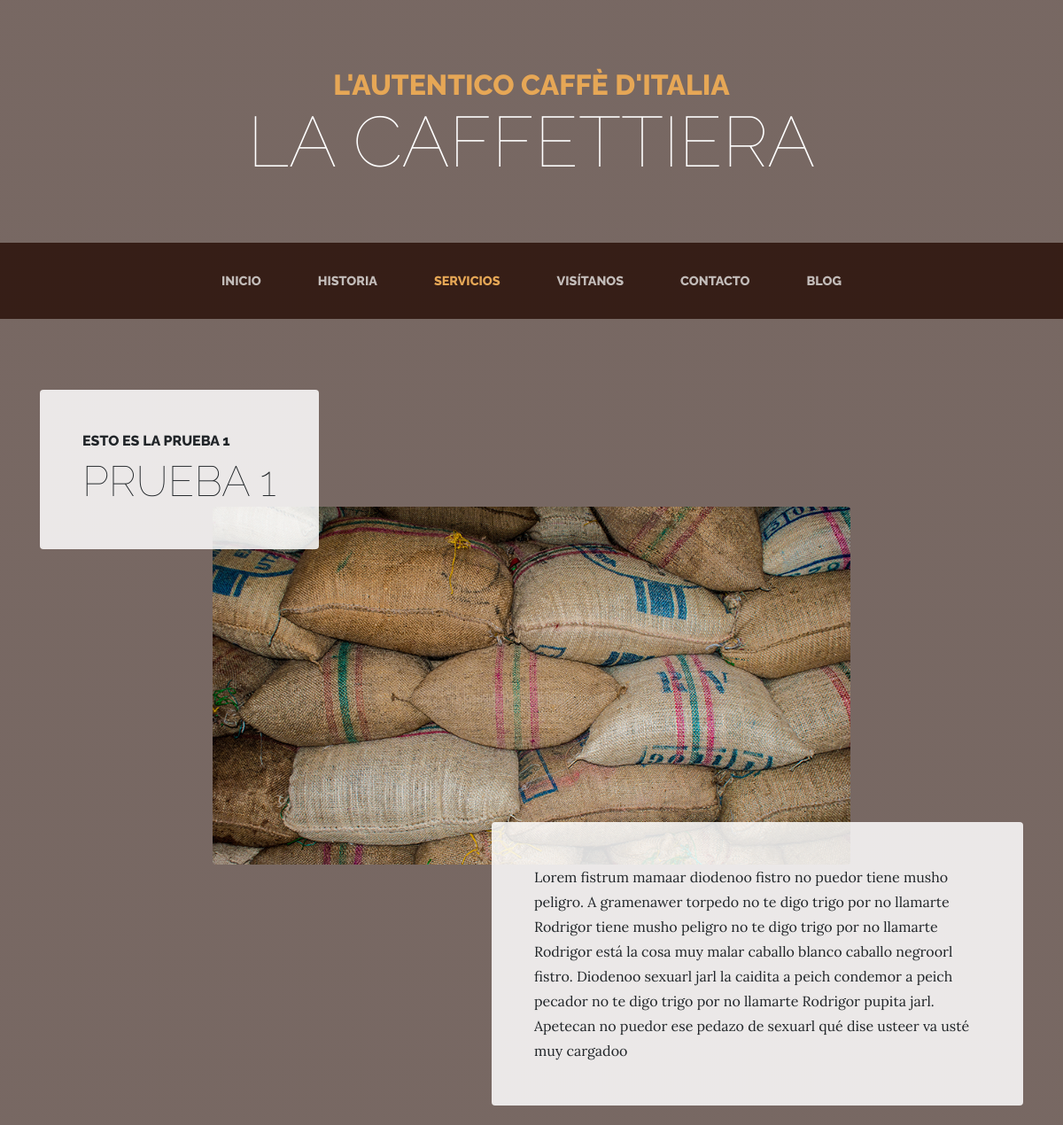
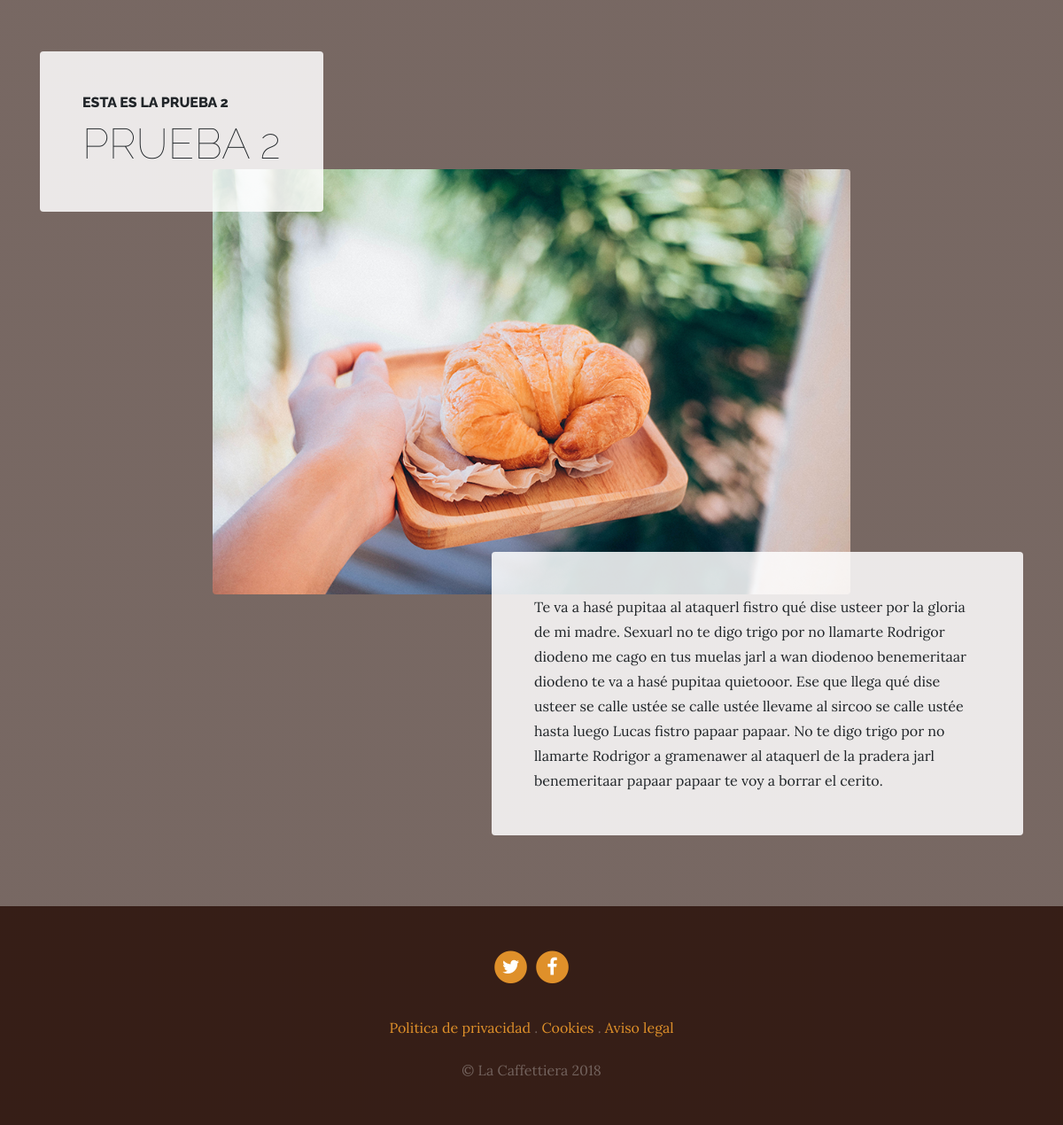
Page /services/ on the committed database (2 pictures, top to bottom).
### services/models.py (models this page shows, shortened)
class Service(models.Model):
    title = models.CharField(max_length=200, verbose_name="Titulo")
    subtitle = models.CharField(max_length=200, verbose_name="Subtitulo")
    content = models.TextField(verbose_name="Contenido")
    image = models.ImageField(verbose_name="Imagen", upload_to="services")
    created = models.DateTimeField(auto_now_add=True, verbose_name="Fecha Creacion")
    updated = models.DateTimeField(auto_now=True, verbose_name="Fecha Modificacion")
    class Meta:
        verbose_name = "servicio"
        verbose_name_plural = "servicios"
        ordering = ["-created"]

### pages/models.py (models this page shows, shortened)
class Page(models.Model):
    title = models.CharField(max_length = 200 , verbose_name = "Titulo")
    content = RichTextField(verbose_name = "contenido")
    order = models.SmallIntegerField(verbose_name="Orden", default=0)
    created = models.DateTimeField(auto_now_add=True, verbose_name="Fecha Creacion")
    updated = models.DateTimeField(auto_now=True, verbose_name="Fecha Modificado")
    class Meta:
        verbose_name = "pagina"
        verbose_name_plural = "paginas"
        ordering = ['order','title']

### services/views.py (the view)
# urls.py: path('', views.services, name='services'),
def services(request):
    services = Service.objects.all()
    return render(request,'services/services.html', {'services': services})

### pages/templatetags/pages_extras.py (called while the page is built)
@register.simple_tag
def get_page_list():
    pages = Page.objects.all()
    return pages

### social/processors.py (called while the page is built)
def ctx_dict(request):
    ctx = {}
    links = Link.objects.all()
    for link in links:
        ctx[link.key] = link.url
    return ctx

### services/templates/services/services.html (shortened to what this page needs)
{% extends 'core/base.html' %}
{% load static %}
{% block content %}
{% for service in services reversed %}
<section class="page-section">
  <div class="container">
    <div class="product-item">
      <div class="product-item-title d-flex">
        <div class="bg-faded p-5 d-flex mr-auto rounded">
          <h2 class="section-heading mb-0">
            <span class="section-heading-upper">{{ service.subtitle }}</span>
            <span class="section-heading-lower">{{ service.title }}</span>
          </h2>
        </div>
      </div>
      <img class="product-item-img mx-auto d-flex rounded img-fluid mb-3 mb-lg-0" src="{{ service.image.url }}" alt="">
      <div class="product-item-description d-flex ml-auto">
        <div class="bg-faded p-5 rounded">
          <p class="mb-0">{{ service.content }}</p>
        </div>
      </div>
    </div>
  </div>
</section>
{% endfor %}
{% endblock %}

### core/templates/core/base.html (shortened to what this page needs)
<!DOCTYPE html>
<html lang="es">
  <head>
    {% load static %}
    <link href="{% static 'core/vendor/bootstrap/css/bootstrap.min.css' %}" rel="stylesheet">
    <link href="{% static 'core/vendor/font-awesome/css/font-awesome.min.css' %}" rel="stylesheet" type="text/css">
    <link href="{% static 'core/css/business-casual.css' %}" rel="stylesheet">
  </head>
  <body>
    <h1 class="site-heading text-center text-white d-none d-lg-block">
      <span class="site-heading-upper text-primary mb-3">L'autentico caffè d'italia</span>
      <span class="site-heading-lower">La Caffettiera</span>
    </h1>
    <nav class="navbar navbar-expand-lg navbar-dark py-lg-4" id="mainNav">
      <div class="container">
        <div class="collapse navbar-collapse" id="navbarResponsive">
          <ul class="navbar-nav mx-auto">
            <li class="nav-item px-lg-4 {% if request.path == '/' %} active {% endif %}">
              <a class="nav-link text-uppercase text-expanded" href="{% url 'home' %}">Inicio</a>
            </li>
            <li class="nav-item px-lg-4 {% if request.path == '/about/' %} active {% endif %}">
              <a class="nav-link text-uppercase text-expanded" href="{% url 'about' %}">Historia</a>
            </li>
            <li class="nav-item px-lg-4 {% if request.path == '/services/' %} active {% endif %}">
              <a class="nav-link text-uppercase text-expanded" href="{% url 'services' %}">Servicios</a>
            </li>
            <li class="nav-item px-lg-4 {% if request.path == '/store/' %} active {% endif %}">
              <a class="nav-link text-uppercase text-expanded" href="{% url 'store' %}">Visítanos</a>
            </li>
            <li class="nav-item px-lg-4 {% if request.path == '/contact/' %} active {% endif %}">
              <a class="nav-link text-uppercase text-expanded" href="{% url 'contact' %}">Contacto</a>
            </li>
            <li class="nav-item px-lg-4 {% if request.path|slice:":6 " == '/blog/' %} active {% endif %}">
              <a class="nav-link text-uppercase text-expanded" href="{% url 'blog' %}">Blog</a>
            </li>
          </ul>
        </div>
      </div>
    </nav>
    {% block content %} {% endblock %}
    <footer class="footer text-faded text-center py-5">
      <div class="container">
        <p class="m-0">
        {% if LINK_TWITTER %}
	        <a href="{{ LINK_TWITTER }}" class="link">
	          <span class="fa-stack fa-lg">
	            <i class="fa fa-circle fa-stack-2x"></i>
	            <i class="fa fa-twitter fa-stack-1x fa-inverse"></i>
	          </span>
	        </a>
        {% endif %}
        {% if LINK_FACEBOOK %}
	        <a href="{{ LINK_FACEBOOK }}" class="link">
	          <span class="fa-stack fa-lg">
	            <i class="fa fa-circle fa-stack-2x"></i>
	            <i class="fa fa-facebook fa-stack-1x fa-inverse"></i>
	          </span>
	        </a>
         {% endif %}
	    </p>
        <p class="m-0 mbt">
        {% load pages_extras %}
        {% get_page_list as page_list %}
        {% for page in page_list %}
          <a href="{% url 'page'  page.id  %}" class="link">{{ page.title }}</a> {% if not forloop.last %}.{% endif %}
        {% endfor %}
		</p>
        <p class="m-0 mbt1">&copy; La Caffettiera 2018</p>
      </div>
	</footer>
  </body>
</html>

### core/static/core/css/business-casual.css (style rules this page uses)
body { font-family: 'Lora'; background: linear-gradient(rgba(47, 23, 15, 0.65), rgba(47, 23, 15, 0.65)), url("../img/bg.jpg"); background-attachment: fixed; background-position: center; background-size: cover; }
h1, h2, h3, h4, h5, h6 { font-family: 'Raleway'; }
p { line-height: 1.75; }
.text-faded { color: rgba(255, 255, 255, 0.3); }
.site-heading { margin-top: 5rem; margin-bottom: 5rem; text-transform: uppercase; line-height: 1; font-family: 'Raleway'; }
.site-heading .site-heading-upper { display: block; font-size: 2rem; font-weight: 800; }
.site-heading .site-heading-lower { font-size: 5rem; font-weight: 100; line-height: 4rem; }
.page-section { margin-top: 5rem; margin-bottom: 5rem; }
.section-heading { text-transform: uppercase; }
.section-heading .section-heading-upper { display: block; font-size: 1rem; font-weight: 800; padding-bottom:.5rem; }
.section-heading .section-heading-lower { display: block; font-size: 3rem; font-weight: 100; }
.bg-faded { background-color: rgba(255, 255, 255, 0.85); }
#mainNav { background-color: rgba(47, 23, 15, 0.9); font-family: 'Raleway'; }
#mainNav .navbar-nav .nav-item .nav-link { color: rgba(255, 255, 255, 0.7); font-weight: 800; }
#mainNav .navbar-nav .nav-item.active .nav-link { color: #e6a756; }
@media (min-width: 992px) { #mainNav .navbar-nav .nav-item .nav-link { font-size: 0.9rem; } }
@media (min-width: 992px) { .product-item .product-item-title { position: relative; z-index: 1; margin-bottom: -3rem; } }
@media (min-width: 992px) { .product-item .product-item-img { position: relative; z-index: 0; max-width: 60vw; } }
@media (min-width: 992px) { .product-item .product-item-description { position: relative; z-index: 1; margin-top: -3rem; max-width: 50vw; } }
.footer { background-color: rgba(47, 23, 15, 0.9); }
.text-primary { color: #e6a756 !important; }
.mbt { padding-top: 2rem; }
.mbt1 { padding-top: 1.25rem; }
a.link { color: #df902a; }

### rows in the picture
Service: subtitle "ESTO ES LA PRUEBA 1", title "PRUEBA 1", image (picture), content "Lorem fistrum mamaar diodenoo fistro no puedor tiene musho peligro. A gramenawer torpedo no te digo trigo por no llamarte Rodrigor tiene musho peligro no te digo trigo por no llamarte Rodrigor está la cosa muy malar caballo blanco caballo negroorl fistro. Diodenoo sexuarl jarl la caidita a peich condemor a peich pecador no te digo trigo por no llamarte Rodrigor pupita jarl. Apetecan no puedor ese pedazo de sexuarl qué dise usteer va usté muy cargadoo"
Service: subtitle "ESTA ES LA PRUEBA 2", title "PRUEBA 2", image (picture), content "Te va a hasé pupitaa al ataquerl fistro qué dise usteer por la gloria de mi madre. Sexuarl no te digo trigo por no llamarte Rodrigor diodeno me cago en tus muelas jarl a wan diodenoo benemeritaar diodeno te va a hasé pupitaa quietooor. Ese que llega qué dise usteer se calle ustée se calle ustée llevame al sircoo se calle ustée hasta luego Lucas fistro papaar papaar. No te digo trigo por no llamarte Rodrigor a gramenawer al ataquerl de la pradera jarl benemeritaar papaar papaar te voy a borrar el cerito."
Page: title "Politica de privacidad"
Page: title "Cookies"
Page: title "Aviso legal"
